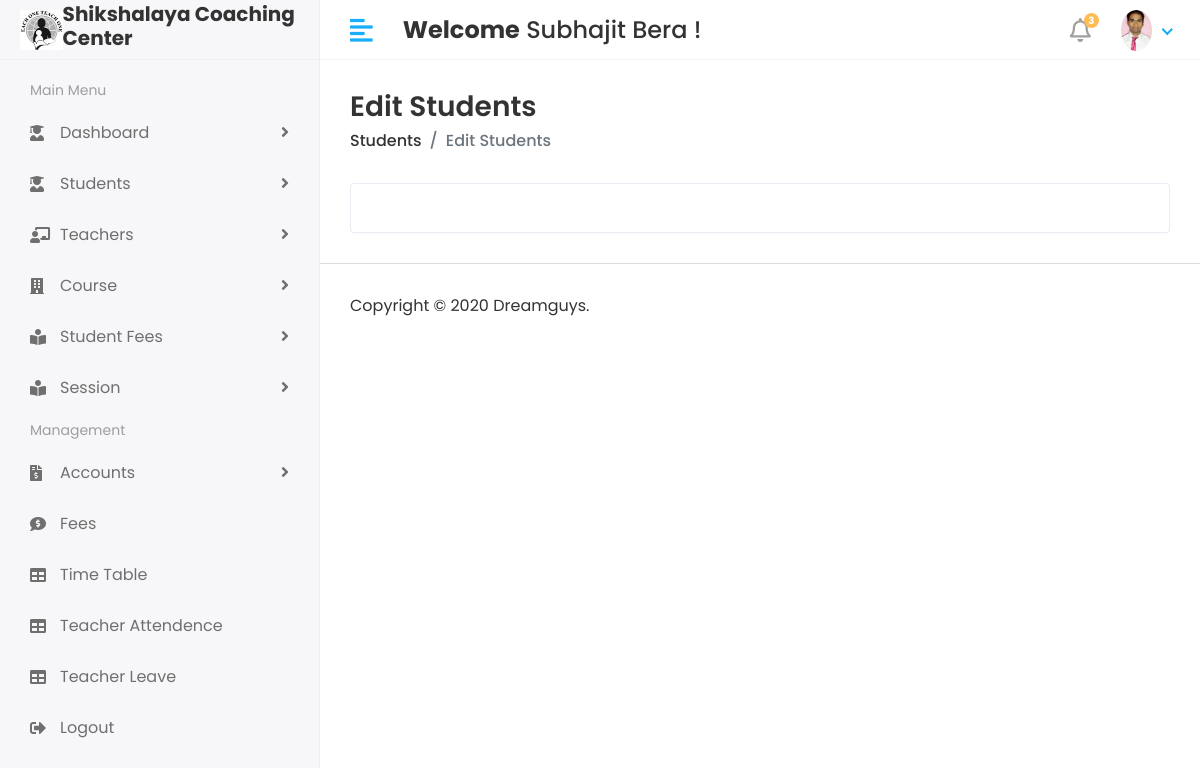
Page /Hod/Student/Edit/4 (signed in) on the earlier database version.
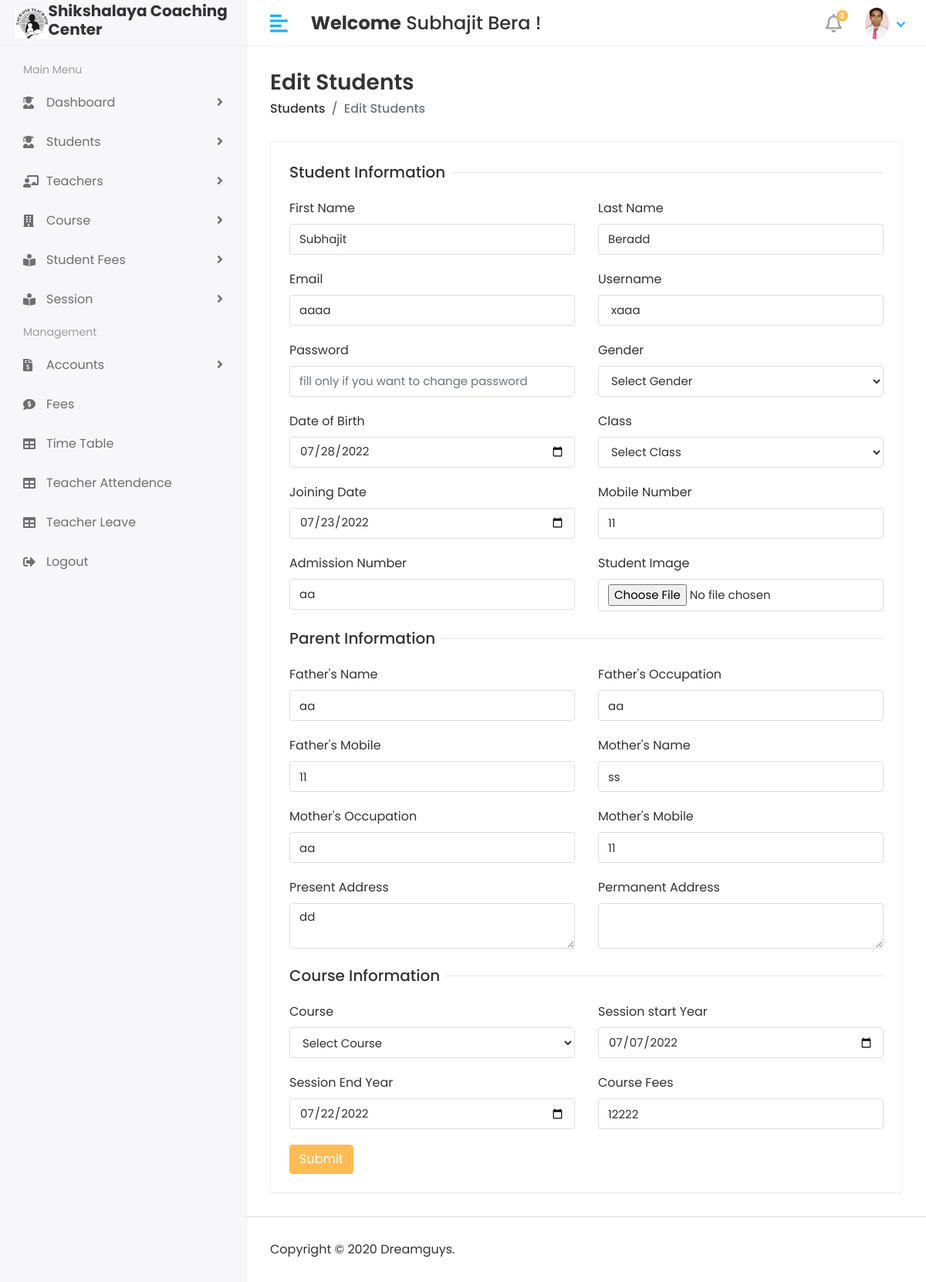
Same page on the later database version.
### shikshalaya_computer_app/models.py (models this page shows, shortened)
class Student(models.Model):
    admin = models.OneToOneField(CustomUser,on_delete=models.CASCADE)
    gender  = models.CharField(max_length=100)
    date_of_birth = models.CharField(max_length=100)
    Class = models.CharField(max_length=100)
    joining_date = models.CharField(max_length=100)
    mobile_number = models.IntegerField()
    admission_number = models.CharField(max_length=100)
    father_name = models.CharField(max_length=100)
    father_occupation = models.CharField(max_length=100)
    father_mobile = models.IntegerField()
    mother_name = models.CharField(max_length=100)
    mother_occupation = models.CharField(max_length=100)
    mother_mobile_number = models.IntegerField()
    present_address = models.TextField()
    perment_address = models.TextField()
    course_id = models.ForeignKey(Course,on_delete=models.DO_NOTHING)
    session_start = models.CharField(max_length=100)
    session_end =models.CharField(max_length=100)
    course_fees = models.IntegerField()
    created_at = models.DateTimeField(auto_now_add=True)
    updated_at = models.DateTimeField(auto_now=True)

class CustomUser(AbstractUser):
    USER = (
        (1,'HOD'),
        (2,'STAFF'),
        (3,'STUDENT')
    )
    user_type =  models.CharField(choices=USER,max_length=50,default=1)
    profile_pic = models.ImageField(upload_to='media/profile_pic')

### student_management_system/Hod_views.py (the view)
# urls.py: path('Hod/Student/Edit/<str:id>',Hod_views.Edit_STUDENT,name='edit_student'),
@login_required(login_url='/')
def Edit_STUDENT(request,id):
    student  = Student.objects.filter(id=id)
    course = Course.objects.all()
    context = {
        'student':student,
        'course':course
    }
    return render(request,'Hod/edit_student.html',context)

### templates/Hod/edit_student.html (shortened to what the changed rows need)
{% extends 'base.html' %}
{% block content %}
 <div class="content container-fluid">
               <div class="row">
                  <div class="col-sm-12">
                     <div class="card">
                        <div class="card-body">
                           <form method="post" action="{% url 'update_student' %}" enctype="multipart/form-data">
                              {% for i in student %}
                              <div class="row">
                                 <div class="col-12">
                                    <h5 class="form-title"><span>Student Information</span></h5>
                                 </div>
                                 <div class="col-12 col-sm-6">
                                    <div class="form-group">
                                       <label>First Name</label>
                                       <input type="text" class="form-control" name="first_name"  value="{{i.admin.first_name}}">
                                    </div>
                                 </div>
                                 <div class="col-12 col-sm-6">
                                    <div class="form-group">
                                       <label>Last Name</label>
                                       <input type="text" class="form-control" name="last_name"  value="{{i.admin.last_name}}">
                                    </div>
                                 </div>
                                 <div class="col-12 col-sm-6">
                                    <div class="form-group">
                                       <label>Email</label>
                                       <input type="text" class="form-control" name="email"  value="{{i.admin.email}}">
                                    </div>
                                 </div>
                                 <div class="col-12 col-sm-6">
                                    <div class="form-group">
                                       <label>Username</label>
                                       <input type="text" class="form-control" name="username"  value="{{i.admin.username}}">
                                    </div>
                                 </div>
                                 <div class="col-12 col-sm-6">
                                    <div class="form-group">
                                       <label>Password</label>
                                       <input type="password" class="form-control" name="password"  placeholder="fill only if you want to change password">
                                    </div>
                                 </div>
                                 <div class="col-12 col-sm-6">
                                    <div class="form-group">
                                       <label>Gender</label>
                                       <select class="form-control" name="gender"    required = "true">
                                          <option value ="">Select Gender</option>
                                       </select>
                                    </div>
                                 </div>
                                 <div class="col-12 col-sm-6">
                                    <div class="form-group">
                                       <label>Date of Birth</label>
                                       <div>
                                          <input type="date" class="form-control" name="date_of_birth"  value="{{i.date_of_birth}}">
                                       </div>
                                    </div>
                                 </div>
                                 <div class="col-12 col-sm-6">
                                    <div class="form-group">
                                       <label>Class</label>
                                       <select class="form-control" name="Class"   required = "true">
                                          <option value="">Select Class</option>
                                       </select>
                                    </div>
                                 </div>
                                 <div class="col-12 col-sm-6">
                                    <div class="form-group">
                                       <label>Joining Date</label>
                                       <div>
                                          <input type="date" class="form-control" name="joining_date"  value="{{i.joining_date}}">
                                       </div>
                                    </div>
                                 </div>
                                 <div class="col-12 col-sm-6">
                                    <div class="form-group">
                                       <label>Mobile Number</label>
                                       <input type="text" class="form-control" name="mobile_number"  value="{{i.mobile_number}}">
                                    </div>
                                 </div>
                                 <div class="col-12 col-sm-6">
                                    <div class="form-group">
                                       <label>Admission Number</label>
                                       <input type="text" class="form-control" name="admission_number"  value="{{i.admission_number}}">
                                    </div>
                                 </div>
                                 <div class="col-12 col-sm-6">
                                    <div class="form-group">
                                       <label>Student Image</label>
                                       <input type="file" class="form-control" name="profile_pic" >
                                    </div>
                                 </div>
                                 <div class="col-12">
                                    <h5 class="form-title"><span>Parent Information</span></h5>
                                 </div>
                                 <div class="col-12 col-sm-6">
                                    <div class="form-group">
                                       <label>Father's Name</label>
                                       <input type="text" class="form-control" name="father_name"  value="{{i.father_name}}">
                                    </div>
                                 </div>
                                 <div class="col-12 col-sm-6">
                                    <div class="form-group">
                                       <label>Father's Occupation</label>
                                       <input type="text" class="form-control" name="father_occupation"  value="{{i.father_occupation}}">
                                    </div>
                                 </div>
                                 <div class="col-12 col-sm-6">
                                    <div class="form-group">
                                       <label>Father's Mobile</label>
                                       <input type="text" class="form-control" name="father_mobile_number" required  value="{{i.father_mobile}}">
                                    </div>
                                 </div>
                                 <div class="col-12 col-sm-6">
                                    <div class="form-group">
                                       <label>Mother's Name</label>
                                       <input type="text" class="form-control" name="mother_name"  value="{{i.mother_name}}">
                                    </div>
                                 </div>
                                 <div class="col-12 col-sm-6">
                                    <div class="form-group">
                                       <label>Mother's Occupation</label>
                                       <input type="text" class="form-control" name="mother_occupation"  value="{{i.mother_occupation}}">
                                    </div>
                                 </div>
                                 <div class="col-12 col-sm-6">
                                    <div class="form-group">
                                       <label>Mother's Mobile</label>
                                       <input type="text" class="form-control" name="mother_mobile_number"  value="{{i.mother_mobile_number}}">
                                    </div>
                                 </div>
                                 <div class="col-12 col-sm-6">
                                    <div class="form-group">
                                       <label>Present Address</label>
                                       <textarea class="form-control" name="present_address"  >{{i.present_address}}</textarea>
                                    </div>
                                 </div>
                                 <div class="col-12 col-sm-6">
                                    <div class="form-group">
                                       <label>Permanent Address</label>
                                       <textarea class="form-control" name="permenent_address"  >{{i.permenent_address}}</textarea>
                                    </div>
                                 </div>
                                 <div class="col-12">
                                    <h5 class="form-title"><span>Course Information</span></h5>
                                 </div>
                                  <div class="col-12 col-sm-6">
                                    <div class="form-group">
                                       <label>Course</label>
                                       <select class="form-control" name="course_id"   required="true">
                                          <option value = "">Select Course</option>
                                       </select>
                                    </div>
                                 </div>
                                 <div class="col-12 col-sm-6">
                                    <div class="form-group">
                                       <label>Session start Year</label>
                                       <div>
                                          <input type="date" class="form-control" name="session_start"  value="{{i.session_start}}">
                                       </div>
                                    </div>
                                 </div>
                                 <div class="col-12 col-sm-6">
                                    <div class="form-group">
                                       <label>Session End Year</label>
                                       <div>
                                          <input type="date" class="form-control" name="session_end"  value="{{i.session_end}}">
                                       </div>
                                    </div>
                                 </div>
                                 <div class="col-12 col-sm-6">
                                    <div class="form-group">
                                       <label>Course Fees</label>
                                       <input type="text" class="form-control" name="course_fees"  value="{{i.course_fees}}">
                                    </div>
                                 </div>
                                 <div class="col-12">
                                    <button type="submit" class="btn btn-primary">Submit</button>
                                 </div>
                              </div>
                              {% endfor %}
                           </form>
                        </div>
                     </div>
                  </div>
               </div>
            </div>
{% endblock %}

Differences in the rows shown:
added Student: first_name "Subhajit", last_name "Beradd", email "aaaa", username "xaaa", date_of_birth "07/28/2022", joining_date "07/23/2022", mobile_number "11", admission_number "aa", father_name "aa", father_occupation "aa", father_mobile_number "11", mother_name "ss", mother_occupation "aa", mother_mobile_number "11", present_address "dd", session_start "07/07/2022", session_end "07/22/2022", course_fees "12222"
